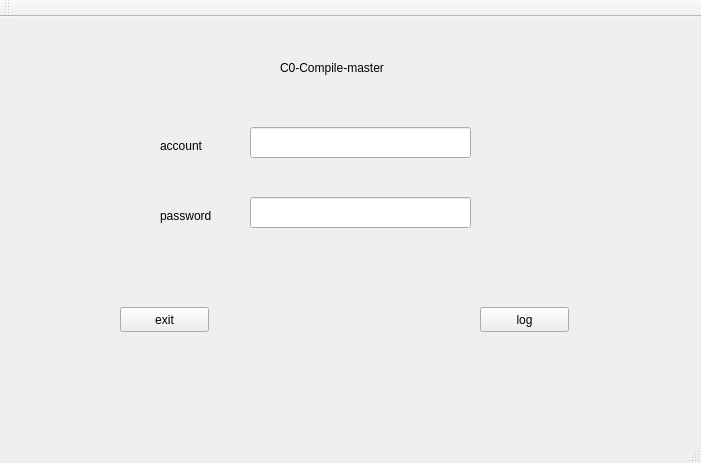
<?xml version="1.0" encoding="UTF-8"?>
<ui version="4.0">
 <class>MainWindow</class>
 <widget class="QMainWindow" name="MainWindow">
  <property name="geometry">
   <rect>
    <x>0</x>
    <y>0</y>
    <width>701</width>
    <height>463</height>
   </rect>
  </property>
  <property name="windowTitle">
   <string>MainWindow</string>
  </property>
  <widget class="QWidget" name="centralWidget">
   <widget class="QPushButton" name="exit">
    <property name="geometry">
     <rect>
      <x>120</x>
      <y>290</y>
      <width>89</width>
      <height>25</height>
     </rect>
    </property>
    <property name="text">
     <string>exit</string>
    </property>
   </widget>
   <widget class="QPushButton" name="log">
    <property name="geometry">
     <rect>
      <x>480</x>
      <y>290</y>
      <width>89</width>
      <height>25</height>
     </rect>
    </property>
    <property name="text">
     <string>log</string>
    </property>
   </widget>
   <widget class="QLineEdit" name="lineEdit">
    <property name="geometry">
     <rect>
      <x>250</x>
      <y>110</y>
      <width>221</width>
      <height>31</height>
     </rect>
    </property>
   </widget>
   <widget class="QLineEdit" name="lineEdit_2">
    <property name="geometry">
     <rect>
      <x>250</x>
      <y>180</y>
      <width>221</width>
      <height>31</height>
     </rect>
    </property>
   </widget>
   <widget class="QLabel" name="label">
    <property name="geometry">
     <rect>
      <x>160</x>
      <y>120</y>
      <width>67</width>
      <height>17</height>
     </rect>
    </property>
    <property name="text">
     <string>account</string>
    </property>
   </widget>
   <widget class="QLabel" name="label_2">
    <property name="geometry">
     <rect>
      <x>160</x>
      <y>190</y>
      <width>67</width>
      <height>17</height>
     </rect>
    </property>
    <property name="text">
     <string>password</string>
    </property>
   </widget>
   <widget class="QLabel" name="label_3">
    <property name="geometry">
     <rect>
      <x>280</x>
      <y>40</y>
      <width>141</width>
      <height>21</height>
     </rect>
    </property>
    <property name="text">
     <string>C0-Compile-master</string>
    </property>
   </widget>
  </widget>
  <widget class="QMenuBar" name="menuBar">
   <property name="geometry">
    <rect>
     <x>0</x>
     <y>0</y>
     <width>701</width>
     <height>28</height>
    </rect>
   </property>
  </widget>
  <widget class="QToolBar" name="mainToolBar">
   <attribute name="toolBarArea">
    <enum>TopToolBarArea</enum>
   </attribute>
   <attribute name="toolBarBreak">
    <bool>false</bool>
   </attribute>
  </widget>
  <widget class="QStatusBar" name="statusBar"/>
 </widget>
 <layoutdefault spacing="6" margin="11"/>
 <resources/>
 <connections/>
</ui>
